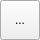
<?xml version="1.0" encoding="UTF-8"?>
<ui version="4.0">
 <class>dlgRight</class>
 <widget class="QDialog" name="dlgRight">
  <property name="geometry">
   <rect>
    <x>0</x>
    <y>0</y>
    <width>40</width>
    <height>40</height>
   </rect>
  </property>
  <property name="windowTitle">
   <string>Dialog</string>
  </property>
  <layout class="QGridLayout" name="gridLayout">
   <property name="leftMargin">
    <number>0</number>
   </property>
   <property name="topMargin">
    <number>0</number>
   </property>
   <property name="rightMargin">
    <number>0</number>
   </property>
   <property name="bottomMargin">
    <number>0</number>
   </property>
   <property name="spacing">
    <number>0</number>
   </property>
   <item row="0" column="0">
    <widget class="QToolButton" name="btnRight">
     <property name="sizePolicy">
      <sizepolicy hsizetype="Preferred" vsizetype="Preferred">
       <horstretch>0</horstretch>
       <verstretch>0</verstretch>
      </sizepolicy>
     </property>
     <property name="text">
      <string>...</string>
     </property>
     <property name="icon">
      <iconset resource="../res.qrc">
       <normaloff>:/res/right.png</normaloff>:/res/right.png</iconset>
     </property>
     <property name="iconSize">
      <size>
       <width>30</width>
       <height>30</height>
      </size>
     </property>
    </widget>
   </item>
  </layout>
 </widget>
 <resources>
  <include location="../res.qrc"/>
 </resources>
 <connections/>
</ui>
